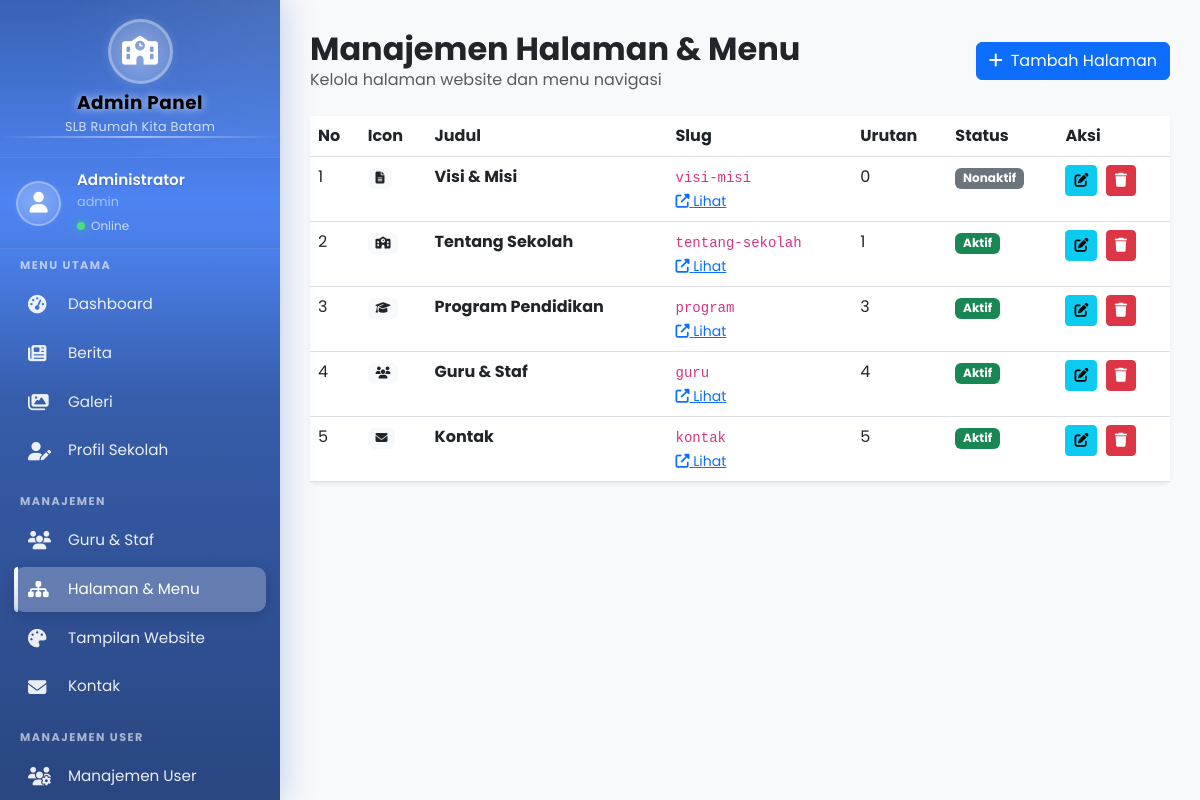
Page /admin/halaman.php (signed in) on the committed database.
### tables this page shows
CREATE TABLE `halaman` (
  `id` int(11) NOT NULL,
  `judul` varchar(255) NOT NULL,
  `slug` varchar(255) NOT NULL,
  `isi` text NOT NULL,
  `urutan` int(11) DEFAULT 0,
  `aktif` tinyint(1) DEFAULT 1,
  `icon` varchar(50) DEFAULT NULL,
  `updated_at` timestamp NOT NULL DEFAULT current_timestamp() ON UPDATE current_timestamp()
);

### config/database.php (called while the page is built, shortened)
<?php
$is_localhost = ($_SERVER['SERVER_NAME'] == 'localhost' ||
                 $_SERVER['SERVER_NAME'] == '127.0.0.1' ||
                 strpos($_SERVER['SERVER_NAME'], '.local') !== false ||
                 strpos($_SERVER['HTTP_HOST'], 'localhost') !== false ||
                 strpos($_SERVER['HTTP_HOST'], '127.0.0.1') !== false);
try {
    $pdo = new PDO("mysql:host=" . DB_HOST . ";dbname=" . DB_NAME, DB_USER, DB_PASS);
    $pdo->setAttribute(PDO::ATTR_ERRMODE, PDO::ERRMODE_EXCEPTION);
    $pdo->setAttribute(PDO::ATTR_DEFAULT_FETCH_MODE, PDO::FETCH_ASSOC);
} catch(PDOException $e) {
    if ($is_localhost) {
        die("<strong>Koneksi Database Gagal!</strong><br>
             Error: " . $e->getMessage() . "<br>
             Pastikan konfigurasi database di <code>config/database.php</code> sudah benar.");
    } else {
        die("Terjadi kesalahan koneksi database. Silakan hubungi administrator.");
    }
}
function query($sql, $params = []) {
    global $pdo;
    $stmt = $pdo->prepare($sql);
    $stmt->execute($params);
    return $stmt;
}
function fetchAll($sql, $params = []) {
    $stmt = query($sql, $params);
    return $stmt->fetchAll();
}
?>

### admin/halaman.php (the view, shortened to what this page needs)
<?php
require_once '../config/database.php';
$action = $_GET['action'] ?? '';
$id = $_GET['id'] ?? '';
$halaman = null;
?>
<!DOCTYPE html>
<html lang="id">
<head>
    <link href="https://cdn.jsdelivr.net/npm/bootstrap@5.3.0/dist/css/bootstrap.min.css" rel="stylesheet">
    <link href="https://cdnjs.cloudflare.com/ajax/libs/font-awesome/6.4.0/css/all.min.css" rel="stylesheet">
</head>
<body>
    <?php require_once 'includes/sidebar.php'; ?>
    <div class="main-content">
        <div class="d-flex justify-content-between align-items-center mb-4">
            <div>
                <h2 class="fw-bold mb-0">
                    <?php echo $action === 'tambah' ? 'Tambah Halaman' : ($action === 'edit' ? 'Edit Halaman' : 'Manajemen Halaman & Menu'); ?>
                </h2>
                <p class="text-muted mb-0">Kelola halaman website dan menu navigasi</p>
            </div>
            <?php if (!$action): ?>
            <a href="?action=tambah" class="btn btn-primary">
                <i class="fas fa-plus me-2"></i>Tambah Halaman
            </a>
            <?php endif; ?>
        </div>
        <?php if ($action === 'tambah' || $action === 'edit'): ?>
            <div class="card border-0 shadow-sm">
                <div class="card-body p-4">
                    <form method="POST" action="?action=<?php echo $action; ?><?php echo $id ? '&id=' . $id : ''; ?>">
                        <?php if ($id): ?>
                        <input type="hidden" name="id" value="<?php echo $id; ?>">
                        <?php endif; ?>
                        <div class="row">
                            <div class="col-md-6 mb-3">
                                <label for="judul" class="form-label">Judul Halaman <span class="text-danger">*</span></label>
                                <input type="text" class="form-control" id="judul" name="judul"
                                       value="<?php echo $halaman ? htmlspecialchars($halaman['judul']) : ''; ?>" required>
                            </div>
                            <div class="col-md-3 mb-3">
                                <label for="urutan" class="form-label">Urutan Menu</label>
                                <input type="number" class="form-control" id="urutan" name="urutan"
                                       value="<?php echo $halaman ? $halaman['urutan'] : 0; ?>">
                            </div>
                            <div class="col-md-3 mb-3">
                                <label for="icon" class="form-label">Icon Menu</label>
                                <select class="form-select" id="icon" name="icon">
                                    <option value="fa-file-alt" <?php echo ($halaman && $halaman['icon'] === 'fa-file-alt') ? 'selected' : ''; ?>>📄 Dokumen</option>
                                    <option value="fa-home" <?php echo ($halaman && $halaman['icon'] === 'fa-home') ? 'selected' : ''; ?>>🏠 Beranda</option>
                                    <option value="fa-school" <?php echo ($halaman && $halaman['icon'] === 'fa-school') ? 'selected' : ''; ?>>🏫 Sekolah</option>
                                    <option value="fa-graduation-cap" <?php echo ($halaman && $halaman['icon'] === 'fa-graduation-cap') ? 'selected' : ''; ?>>🎓 Program</option>
                                    <option value="fa-users" <?php echo ($halaman && $halaman['icon'] === 'fa-users') ? 'selected' : ''; ?>>👥 Guru</option>
                                    <option value="fa-envelope" <?php echo ($halaman && $halaman['icon'] === 'fa-envelope') ? 'selected' : ''; ?>>📧 Kontak</option>
                                    <option value="fa-info-circle" <?php echo ($halaman && $halaman['icon'] === 'fa-info-circle') ? 'selected' : ''; ?>>ℹ️ Info</option>
                                    <option value="fa-star" <?php echo ($halaman && $halaman['icon'] === 'fa-star') ? 'selected' : ''; ?>>⭐ Bintang</option>
                                </select>
                            </div>
                        </div>
                        <div class="mb-3">
                            <label for="isi" class="form-label">Konten Halaman <span class="text-danger">*</span></label>
                            <textarea class="form-control" id="isi" name="isi" rows="15" required><?php echo $halaman ? $halaman['isi'] : ''; ?></textarea>
                        </div>
                        <div class="mb-3">
                            <div class="form-check">
                                <input class="form-check-input" type="checkbox" id="aktif" name="aktif"
                                       <?php echo ($halaman && $halaman['aktif']) || !$halaman ? 'checked' : ''; ?>>
                                <label class="form-check-label" for="aktif">
                                    Aktif (tampilkan di menu)
                                </label>
                            </div>
                        </div>
                        <div class="alert alert-info">
                            <i class="fas fa-info-circle me-2"></i>
                            <strong>URL Halaman:</strong> <code><?php echo '../halaman.php?slug=' . ($halaman ? $halaman['slug'] : '[slug]'); ?></code>
                        </div>
                        <div class="d-flex gap-2">
                            <button type="submit" class="btn btn-primary">
                                <i class="fas fa-save me-2"></i>Simpan
                            </button>
                            <a href="halaman.php" class="btn btn-secondary">
                                <i class="fas fa-times me-2"></i>Batal
                            </a>
                        </div>
                    </form>
                </div>
            </div>
        <?php else: ?>
            <div class="card border-0 shadow-sm">
                <div class="card-body p-0">
                    <div class="table-responsive">
                        <table class="table table-hover mb-0">
                            <thead class="bg-light">
                                <tr>
                                    <th>No</th>
                                    <th>Icon</th>
                                    <th>Judul</th>
                                    <th>Slug</th>
                                    <th>Urutan</th>
                                    <th>Status</th>
                                    <th>Aksi</th>
                                </tr>
                            </thead>
                            <tbody>
                                <?php
                                $halaman_list = fetchAll("SELECT * FROM halaman ORDER BY urutan ASC, judul ASC");
                                if ($halaman_list):
                                    $no = 1;
                                    foreach ($halaman_list as $item):
                                ?>
                                <tr>
                                    <td><?php echo $no++; ?></td>
                                    <td>
                                        <span class="badge bg-light text-dark">
                                            <i class="fas <?php echo htmlspecialchars($item['icon'] ?? 'fa-file-alt'); ?>"></i>
                                        </span>
                                    </td>
                                    <td>
                                        <strong><?php echo htmlspecialchars($item['judul']); ?></strong>
                                    </td>
                                    <td>
                                        <code><?php echo htmlspecialchars($item['slug']); ?></code>
                                        <br>
                                        <a href="../halaman.php?slug=<?php echo htmlspecialchars($item['slug']); ?>" target="_blank" class="small">
                                            <i class="fas fa-external-link-alt"></i> Lihat
                                        </a>
                                    </td>
                                    <td><?php echo $item['urutan']; ?></td>
                                    <td>
                                        <?php if ($item['aktif']): ?>
                                            <span class="badge bg-success">Aktif</span>
                                        <?php else: ?>
                                            <span class="badge bg-secondary">Nonaktif</span>
                                        <?php endif; ?>
                                    </td>
                                    <td>
                                        <a href="?action=edit&id=<?php echo $item['id']; ?>" class="btn btn-sm btn-info me-1">
                                            <i class="fas fa-edit"></i>
                                        </a>
                                        <a href="?action=hapus&id=<?php echo $item['id']; ?>" class="btn btn-sm btn-danger"
                                           onclick="return confirm('Apakah Anda yakin ingin menghapus halaman ini?')">
                                            <i class="fas fa-trash"></i>
                                        </a>
                                    </td>
                                </tr>
                                <?php
                                    endforeach;
                                endif; ?>
                            </tbody>
                        </table>
                    </div>
                </div>
            </div>
        <?php endif; ?>
    </div>
</body>
</html>

### admin/halaman.php (style rules this page uses)
body { font-family: 'Poppins', sans-serif; background-color: #f8f9fa; }

### rows in the picture
halaman: judul "Visi & Misi", slug "visi-misi", urutan "0", aktif "Nonaktif"
halaman: judul "Tentang Sekolah", slug "tentang-sekolah", urutan "1", aktif "Aktif"
halaman: judul "Program Pendidikan", slug "program", urutan "3", aktif "Aktif"
halaman: judul "Guru & Staf", slug "guru", urutan "4", aktif "Aktif"
halaman: judul "Kontak", slug "kontak", urutan "5", aktif "Aktif"

### other values in the picture
$_SESSION['nama'] "Administrator"
$_SESSION['username'] "admin"
